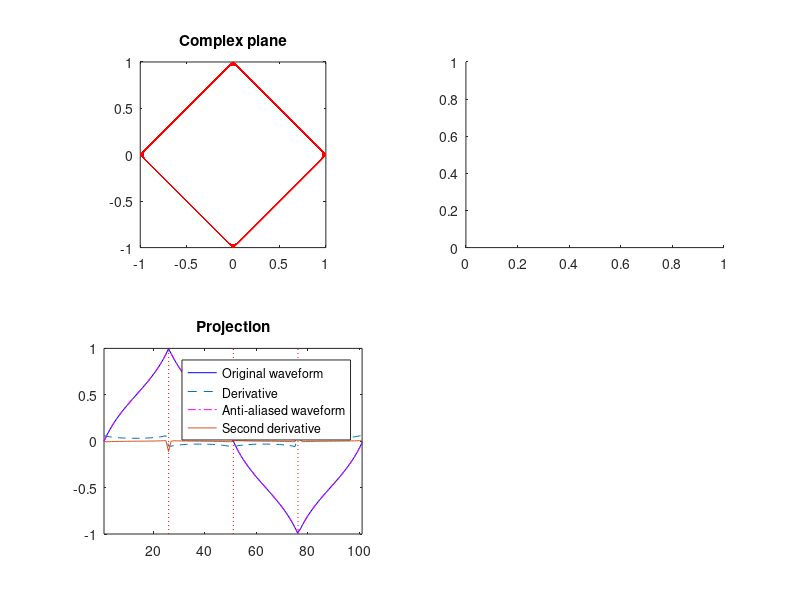

Recreate this plot in MATLAB. (Note: this script raises an error after producing the figure.)
%% synthesis

% core parameters
a = 4; % schlalfi numerator
b = 1; % schalfi denominator (a > 2b)
n = a/b; % order (schlalfi symbol)
f0 = 440; % f0
T = 0.0; % teeth
phaseOffset = 0; % initial phase
R = 1; % scale

fs = 44100;
dPhase = 2*pi*f0*(1/fs); % phase increment
sizeP = ceil(fs/f0*b); % period in samples

f0_lowest = 20; % lowest possible fundamental frequency
waveSize = fs/f0_lowest; % size of the generated waveform in samples

theta = phaseOffset; % init phase with offset, for radial amplitude calculation
p = zeros(1, waveSize); % radial amplitude of geometry
for i=1:waveSize % geometry
    %p(i) = cos(pi/n) / cos(mod(theta, 2*pi/n) -pi/n + T) * R;
    p(i) = cos(pi/n) / cos(2*pi/n * mod(theta*n/(2*pi), 1) -pi/n + T) * R;
    theta = theta+dPhase;
end

theta = 0; % init phase for sampling
poly = zeros(1, waveSize); % sampled geometry
for i=1:waveSize
    poly(i) = p(i) * (cos(theta) + 1j*sin(theta));
    theta = theta+dPhase;
end

waveform = imag(poly); % projection to y axis

%% anti aliasing

dx = diff(waveform,1); % first derivative of the waveform
%dx = dx / max(abs(dx)); % normalisation

discSlope = diff(waveform,2); % second derivative
discSlope = [0, discSlope]; % offset
%discSlope = discSlope / abs(max(discSlope));

waveformAA = waveform; % anti-aliased waveform
disc = zeros(1, a); % location of discontinuities expressed in samples
discPhase = zeros(1, a); % location of discontinuities expressed in radians

u = zeros(1, a); % change in amplitude at discontinuities

for k=1:a % iterate through the discontinuities in the first period
    
    disc(k) = fs/(n*f0)*k - fs/f0/(2*pi/phaseOffset)+1;
    discPhase(k) = 2*pi/n*k;
   
    % boundary samples
    n3 = ceil(fs/(n*f0)*k+1);
    n1 = n3-2;
    n2 = n1+1;
    n4 = n3+1;
    
    d = n3 - (fs/(n*f0)*k+1); % fractional delay between the discontinuity and the next sample 
    
    %u(k) = abs(-2*tan(pi/n) * cos(dPhase*disc(k))+phaseOffset); % slope of the derivative at the discontinuity
    %u(k) = abs(-2*tan(pi/n)*cos(discPhase(k)));
    %u(k) = abs(discSlope(n2));
    u(k) = abs(discSlope(n2)+ (disc(k)-n2) * ((discSlope(n3)-discSlope(n2)) / (n3-n2)) );
    
    % 4-point polyBLAMP residual coefficients
    p0 = d^5/120;
    p1 = (-3*d^5 +5*d^4 +10*d^3 +10*d^2 +5*d +1)/120;
    p2 = (3*d^5 -10*d^4 +40*d^2 -60*d +28)/120;
    p3 = (-d^5 +5*d^4 -10*d^3 +10*d^2 -5*d +1)/120;
    
    % waveform correction on the four samples around the discontinuity
    waveformAA(n1) = waveform(n1) -p0*u(k) *sign(waveform(n1));
    waveformAA(n2) = waveform(n2) -p1*u(k) *sign(waveform(n2));
    waveformAA(n3) = waveform(n3) -p2*u(k) *sign(waveform(n3)); 
    waveformAA(n4) = waveform(n4) -p3*u(k) *sign(waveform(n4));
end

%% plot

subplot(2,2,1);
plot(real(poly), imag(poly), 'r');
axis([-1 1 -1 1]);
axis equal;
title('Complex plane');

subplot(2,2,3);
graph1 = plot(waveform, 'b');
axis([1 sizeP -1 1]); % display the first period only
hold on;
graph2 = plot(dx, '--');
hold on;
graph3 = plot(waveformAA, '-.m');
hold on;
graph4 = plot(discSlope);
for i=1:a
    line([disc(i),disc(i)], [-1,1],'Color','red','LineStyle',':');
end
legend([graph1, graph2, graph3, graph4],{'Original waveform', 'Derivative', 'Anti-aliased waveform', 'Second derivative'});
title('Projection');

% magnitude spectrum comparison
subplot(2,2,2);
plot(db(abs(fft(waveform, fs))), 'k');
axis([0 fs/2 -40 60]);
title('Original waveform');

subplot(2,2,4);
plot(db(abs(fft(waveformAA, fs))), 'k');
axis([0 fs/2 -40 60]);
title('Anti-aliased waveform');

%% SNR

magSpec = abs(fft(waveform));
%magSpec = magSpec - max(magSpec); % offset
dFreq = length(magSpec)/fs; % frequency resolution

eSig = 0; % energy of the marmonics
fH = [f0, zeros(1, 20)]; % frequency of the first k harmonics and the fundamental (Hz)
for k=2:length(fH) % sum of the energy of the first k harmonics
    fH(k) = f0*(2*floor(k/2)+1+(n-2)*(1+floor((k-1)/2))); 
    
    eSig = eSig + ( magSpec(f0*dFreq+1) + magSpec(fH(k)*dFreq+1) )^2;
end 

magEn = 0; % summed energy over the whole spectrum
for i=1:length(magSpec)
    magEn = magEn + magSpec(i)^2;
end

eNoise = magEn - eSig; % energy of the noise

snr = eSig / eNoise;
disp('SNR: ');disp(snr);

%% output

duration = 1;

y = zeros(1, duration*fs);
readIndex = 1;

for i=1:length(y)
    y(i) = waveformAA(readIndex);
    
    readIndex = mod(readIndex+1, sizeP);
    if(readIndex == 0)
        readIndex = 1;
    end
end

%soundsc(y, fs);